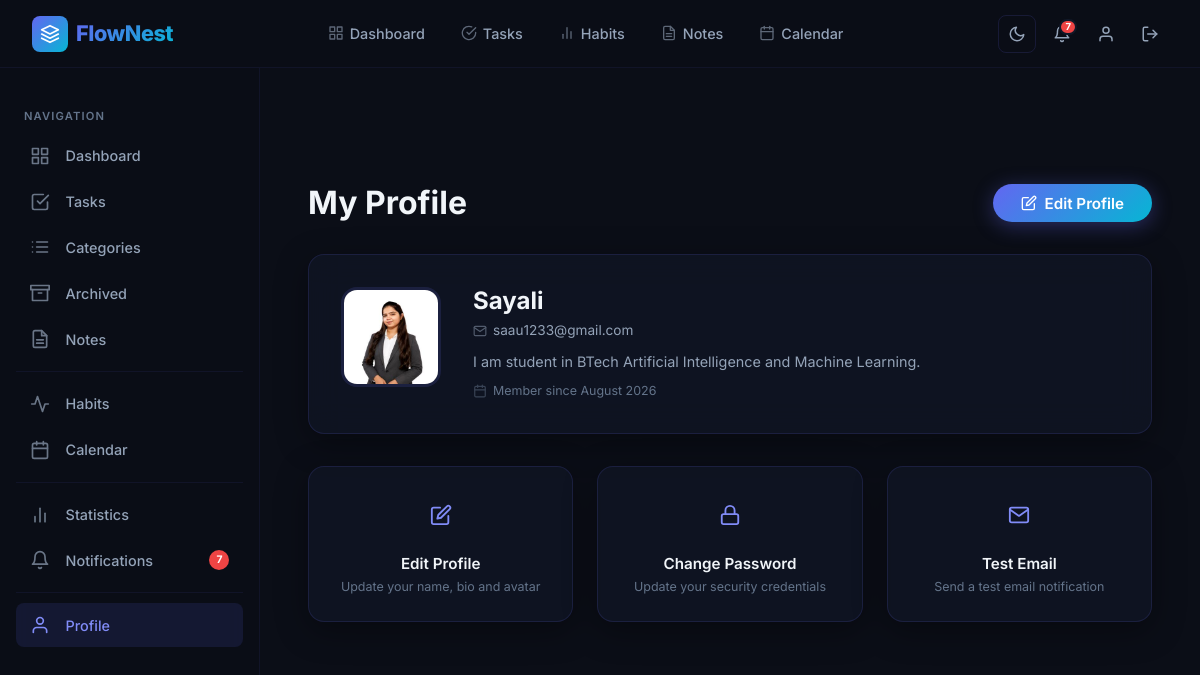
Page /profile/ (signed in) on the committed database.
### app/models.py (models this page shows, shortened)
class User(UserMixin, db.Model):
    __tablename__ = "users"
    id = db.Column(db.Integer, primary_key=True)
    username = db.Column(
    db.String(100),
    unique=True,
    nullable=False
    )
    email = db.Column(
    db.String(120),
    unique=True,
    nullable=False
    )
    password_hash = db.Column(
    db.String(255),
    nullable=False
    )
    profile_image = db.Column(
    db.String(255),
    default="default.png"
    )
    bio = db.Column(
    db.Text,
    nullable=True
    )
    theme = db.Column(
    db.String(20),
    default="light"
    )
    created_at = db.Column(
    db.DateTime,
    default=datetime.utcnow
    )
    notifications = db.relationship(
        "Notification",
        back_populates="user",
        lazy=True,
        cascade="all, delete-orphan"
    )
    tasks = db.relationship(
    "Task",
    back_populates="user",
    cascade="all, delete-orphan",
    lazy=True
    )
    categories = db.relationship(
    "Category",
    back_populates="user",
    cascade="all, delete-orphan",
    lazy=True
    )
    habits = db.relationship(
    "Habit",
    back_populates="user",
    cascade="all, delete-orphan",
    lazy=True
    )
    notes = db.relationship(
    "Note",
    back_populates="user",
    cascade="all, delete-orphan",
    lazy=True
    )

### app/routes/profile.py (the view)
@profile.route("/")
@login_required
def profile_page():
    return render_template(
        "profile/profile.html"
    )

### app/extensions.py (called while the page is built)
@login_manager.user_loader
def load_user(user_id):
    from app.models import User
    return User.query.get(int(user_id))

### app/templates/profile/profile.html (shortened to what this page needs)
{% extends "base.html" %}
{% block content %}
<div class="page-wrapper with-sidebar">
    <div class="page-content">
        <div class="page-header fade-in">
            <h2>My Profile</h2>
            <a href="{{ url_for('profile.edit_profile') }}" class="btn btn-primary">
                <svg width="16" height="16" viewBox="0 0 24 24" fill="none" stroke="currentColor" stroke-width="2"
                    stroke-linecap="round" stroke-linejoin="round">
                    <path d="M11 4H4a2 2 0 0 0-2 2v14a2 2 0 0 0 2 2h14a2 2 0 0 0 2-2v-7"></path>
                    <path d="M18.5 2.5a2.121 2.121 0 0 1 3 3L12 15l-4 1 1-4 9.5-9.5z"></path>
                </svg>
                Edit Profile
            </a>
        </div>
        <div class="glass-card profile-card fade-in fade-in-delay-1">
            <div class="profile-card-top">
                <div class="profile-avatar-wrap">
                    <img src="{{ url_for('static', filename='uploads/profile/' + current_user.profile_image) }}"
                         alt="{{ current_user.username }}"
                         class="profile-avatar"
                         onerror="this.style.display='none'; this.nextElementSibling.style.display='flex';">
                </div>
                <div class="profile-info">
                    <h3 class="profile-name">{{ current_user.username }}</h3>
                    <p class="profile-email">
                        <svg width="14" height="14" viewBox="0 0 24 24" fill="none" stroke="currentColor" stroke-width="2"
                            stroke-linecap="round" stroke-linejoin="round">
                            <path d="M4 4h16c1.1 0 2 .9 2 2v12c0 1.1-.9 2-2 2H4c-1.1 0-2-.9-2-2V6c0-1.1.9-2 2-2z"></path>
                            <polyline points="22,6 12,13 2,6"></polyline>
                        </svg>
                        {{ current_user.email }}
                    </p>
                    <p class="profile-bio">{{ current_user.bio or "No bio added yet." }}</p>
                    <p class="profile-joined">
                        Member since {{ current_user.created_at.strftime("%B %Y") }}
                    </p>
                </div>
            </div>
        </div>
        <div class="profile-actions-grid fade-in fade-in-delay-2">
            <a href="{{ url_for('profile.edit_profile') }}" class="glass-card profile-action-card">
                <div class="profile-action-icon icon-indigo">
                    <svg viewBox="0 0 24 24" fill="none" stroke="currentColor" stroke-width="2" stroke-linecap="round"
                        stroke-linejoin="round">
                        <path d="M11 4H4a2 2 0 0 0-2 2v14a2 2 0 0 0 2 2h14a2 2 0 0 0 2-2v-7"></path>
                        <path d="M18.5 2.5a2.121 2.121 0 0 1 3 3L12 15l-4 1 1-4 9.5-9.5z"></path>
                    </svg>
                </div>
                <h4>Edit Profile</h4>
                <p>Update your name, bio and avatar</p>
            </a>
            <a href="{{ url_for('profile.change_password') }}" class="glass-card profile-action-card">
                <div class="profile-action-icon icon-amber">
                    <svg viewBox="0 0 24 24" fill="none" stroke="currentColor" stroke-width="2" stroke-linecap="round"
                        stroke-linejoin="round">
                        <rect x="3" y="11" width="18" height="11" rx="2" ry="2"></rect>
                        <path d="M7 11V7a5 5 0 0 1 10 0v4"></path>
                    </svg>
                </div>
                <h4>Change Password</h4>
                <p>Update your security credentials</p>
            </a>
            <a href="{{ url_for('profile.test_email') }}" class="glass-card profile-action-card">
                <div class="profile-action-icon icon-cyan">
                    <svg viewBox="0 0 24 24" fill="none" stroke="currentColor" stroke-width="2" stroke-linecap="round"
                        stroke-linejoin="round">
                        <path d="M4 4h16c1.1 0 2 .9 2 2v12c0 1.1-.9 2-2 2H4c-1.1 0-2-.9-2-2V6c0-1.1.9-2 2-2z"></path>
                        <polyline points="22,6 12,13 2,6"></polyline>
                    </svg>
                </div>
                <h4>Test Email</h4>
                <p>Send a test email notification</p>
            </a>
        </div>
    </div>
</div>
{% endblock %}

### rows in the picture
User: profile_image (picture), username "Sayali", email "saau1233@gmail.com", bio "I am student in BTech Artificial Intelligence and Machine Learning.", created_at "August 2026"

### other values in the picture
{{ unread_count }} "7"
